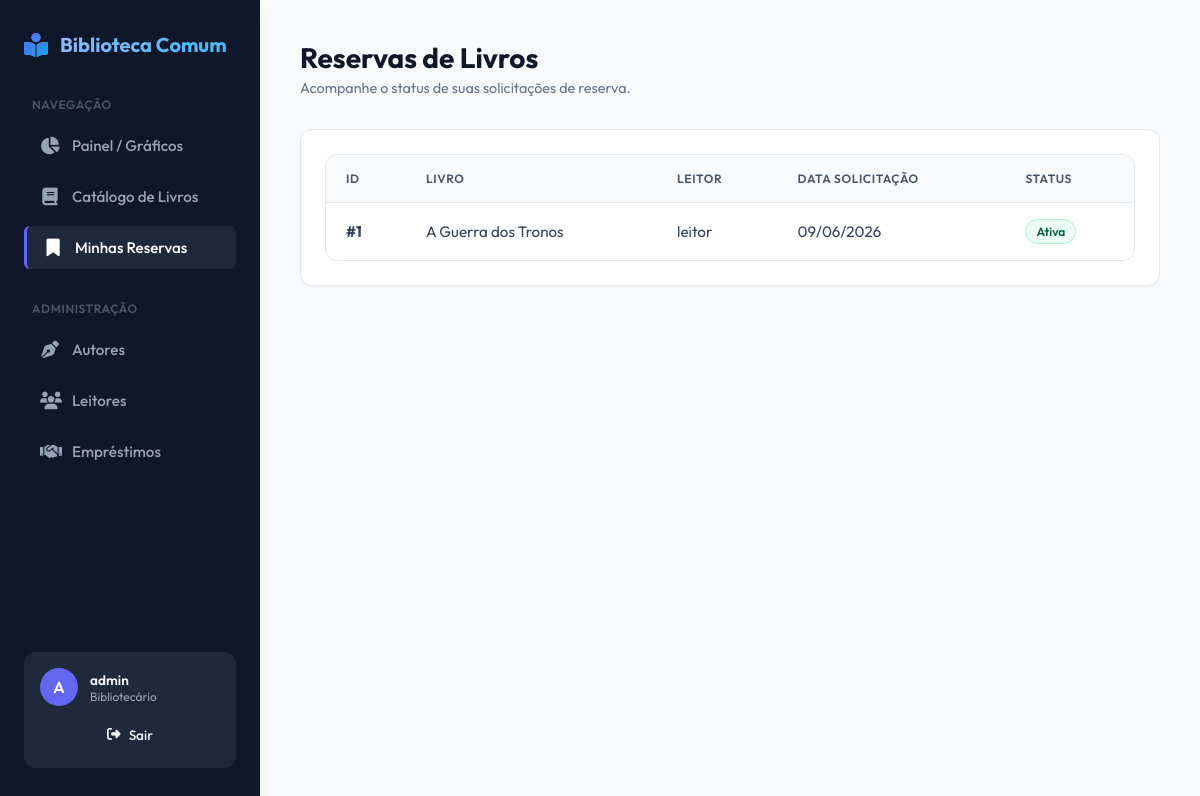
/reservas/ (signed in), run on the app's committed database.
### circulacao/models.py (models this page shows, shortened)
class Reserva(models.Model):
    livro = models.ForeignKey('catalogo.Livro', on_delete=models.CASCADE, related_name="reservas", verbose_name="Livro")
    usuario = models.ForeignKey(User, on_delete=models.CASCADE, related_name="reservas", verbose_name="Leitor")
    data_reserva = models.DateField(auto_now_add=True, verbose_name="Data de Reserva")
    ativa = models.BooleanField(default=True, verbose_name="Ativa")

### catalogo/models.py (models this page shows, shortened)
class Livro(models.Model):
    titulo = models.CharField(max_length=200, verbose_name="Título")
    autor = models.ForeignKey(Autor, on_delete=models.CASCADE, related_name="livros", verbose_name="Autor")
    genero = models.CharField(max_length=100, verbose_name="Gênero")
    quantidade_exemplares = models.PositiveIntegerField(default=1, verbose_name="Quantidade de Exemplares")
    indisponivel_manual = models.BooleanField(default=False, verbose_name="Indisponível Manualmente")
    disponivel = models.BooleanField(default=True, verbose_name="Disponível")

### circulacao/views.py (the view)
# urls.py: path("reservas/", ReservaListView.as_view(), name="reserva_list"),
class ReservaListView(LoginRequiredMixin, ListView):
    model = Reserva
    template_name = "circulacao/reserva_list.html"
    context_object_name = "reservas"
    def get_queryset(self):
        if self.request.user.is_staff:
            return Reserva.objects.all().order_by('-data_reserva')
        return Reserva.objects.filter(usuario=self.request.user).order_by('-data_reserva')

### circulacao/templates/circulacao/reserva_list.html (shortened to what this page needs)
{% extends 'circulacao/base.html' %}
{% block content %}
<div class="page-header">
    <div class="page-title">
        <h1>Reservas de Livros</h1>
        <p>Acompanhe o status de suas solicitações de reserva.</p>
    </div>
</div>
<div class="card">
    <div class="table-responsive">
        <table>
            <thead>
                <tr>
                    <th style="width: 80px;">ID</th>
                    <th>Livro</th>
                    {% if user.is_staff %}
                        <th>Leitor</th>
                    {% endif %}
                    <th>Data Solicitação</th>
                    <th>Status</th>
                </tr>
            </thead>
            <tbody>
                {% for reserva in reservas %}
                    <tr>
                        <td><strong>#{{ reserva.id }}</strong></td>
                        <td>{{ reserva.livro.titulo }}</td>
                        {% if user.is_staff %}
                            <td>{{ reserva.usuario.username }}</td>
                        {% endif %}
                        <td>{{ reserva.data_reserva|date:"d/m/Y" }}</td>
                        <td>
                            {% if reserva.ativa %}
                                <span class="badge badge-success">Ativa</span>
                            {% else %}
                                <span class="badge badge-info">Finalizada</span>
                            {% endif %}
                        </td>
                    </tr>
                {% endfor %}
            </tbody>
        </table>
    </div>
</div>
{% endblock %}

### circulacao/templates/circulacao/base.html (shortened to what this page needs)
<!DOCTYPE html>
<html lang="pt-br">
<head>
    <link rel="stylesheet" href="https://cdnjs.cloudflare.com/ajax/libs/font-awesome/6.4.0/css/all.min.css">
</head>
<body>
    <aside>
        <div class="brand">
            <i class="fa-solid fa-book-open-reader"></i>
            <span>Biblioteca Comum</span>
        </div>
        <div class="menu-title">Navegação</div>
        <ul class="nav-list">
            <li>
                <a href="{% url 'index' %}" class="nav-link {% if request.resolver_match.url_name == 'index' %}active{% endif %}">
                    <i class="fa-solid fa-chart-pie"></i> Painel / Gráficos
                </a>
            </li>
            <li>
                <a href="{% url 'livro_list' %}" class="nav-link ">
                    <i class="fa-solid fa-book"></i> Catálogo de Livros
                </a>
            </li>
            <li>
                <a href="{% url 'reserva_list' %}" class="nav-link {% if request.resolver_match.url_name == 'reserva_list' %}active{% endif %}">
                    <i class="fa-solid fa-bookmark"></i> Minhas Reservas
                </a>
            </li>
        </ul>
        {% if user.is_staff %}
            <div class="menu-title">Administração</div>
            <ul class="nav-list">
                <li>
                    <a href="{% url 'autor_list' %}" class="nav-link {% if 'autor' in request.path %}active{% endif %}">
                        <i class="fa-solid fa-pen-nib"></i> Autores
                    </a>
                </li>
                <li>
                    <a href="{% url 'usuario_list' %}" class="nav-link {% if 'usuario' in request.path %}active{% endif %}">
                        <i class="fa-solid fa-users"></i> Leitores
                    </a>
                </li>
                <li>
                    <a href="{% url 'emprestimo_list' %}" class="nav-link {% if 'emprestimo' in request.path %}active{% endif %}">
                        <i class="fa-solid fa-handshake"></i> Empréstimos
                    </a>
                </li>
            </ul>
        {% endif %}
        {% if user.is_authenticated %}
            <div class="user-section">
                <div class="user-info">
                    <div class="avatar">
                        {{ user.username|slice:":1"|upper }}
                    </div>
                    <div class="user-details">
                        <span class="user-name">{{ user.username }}</span>
                        <span class="user-role">
                            {% if user.is_staff %}Bibliotecário{% else %}Leitor{% endif %}
                        </span>
                    </div>
                </div>
                <form action="{% url 'logout' %}" method="post" style="display: block; width: 100%;">
                    <button type="submit" class="btn-logout" style="width: 100%; border: none; font-family: inherit;">
                        <i class="fa-solid fa-right-from-bracket"></i> Sair
                    </button>
                </form>
            </div>
        {% endif %}
    </aside>
    <main>
        {% block content %}{% endblock %}
    </main>
</body>
</html>

### circulacao/templates/circulacao/base.html (style rules this page uses)
:root { --bg-primary: #f8fafc; --bg-card: #ffffff; --text-main: #0f172a; --text-muted: #64748b; --primary: #6366f1; --primary-hover: #4f46e5; --secondary: #0ea5e9; --success: #10b981; --warning: #f59e0b; --danger: #ef4444; --sidebar-width: 260px; --shadow-sm: 0 1px 2px 0 rgb(0 0 0 / 0.05); --shadow-md: 0 4px 6px -1px rgb(0 0 0 / 0.1), 0 2px 4px -2px rgb(0 0 0 / 0.1); --shadow-lg: 0 10px 15px -3px rgb(0 0 0 / 0.1), 0 4px 6px -4px rgb(0 0 0 / 0.1); --radius-sm: 6px; --radius-md: 12px; --radius-lg: 16px; --font-main: 'Outfit', -apple-system, BlinkMacSystemFont, "Segoe UI", Roboto, sans-serif; }
* { box-sizing: border-box; margin: 0; padding: 0; }
body { font-family: var(--font-main); background-color: var(--bg-primary); color: var(--text-main); display: flex; min-height: 100vh; }
aside { width: var(--sidebar-width); background-color: #0f172a; color: #ffffff; padding: 2rem 1.5rem; display: flex; flex-direction: column; position: fixed; height: 100vh; left: 0; top: 0; z-index: 100; box-shadow: var(--shadow-lg); }
.brand { display: flex; align-items: center; gap: 0.75rem; font-size: 1.25rem; font-weight: 700; margin-bottom: 2.5rem; background: linear-gradient(135deg, #a5b4fc, #38bdf8); -webkit-background-clip: text; -webkit-text-fill-color: transparent; }
.brand i { font-size: 1.5rem; background: linear-gradient(135deg, #6366f1, #0ea5e9); -webkit-background-clip: text; -webkit-text-fill-color: transparent; }
.menu-title { font-size: 0.75rem; text-transform: uppercase; letter-spacing: 0.05em; color: #475569; margin-bottom: 0.75rem; padding-left: 0.5rem; font-weight: 600; }
.nav-list { list-style: none; display: flex; flex-direction: column; gap: 0.5rem; margin-bottom: 2rem; }
.nav-link { display: flex; align-items: center; gap: 0.75rem; padding: 0.75rem 1rem; color: #94a3b8; text-decoration: none; border-radius: var(--radius-sm); font-size: 0.95rem; font-weight: 500; transition: all 0.2s ease; }
.nav-link:hover, .nav-link.active { background-color: #1e293b; color: #ffffff; }
.nav-link.active { border-left: 3px solid var(--primary); }
.nav-link i { width: 20px; font-size: 1.1rem; text-align: center; }
.user-section { margin-top: auto; background-color: #1e293b; padding: 1rem; border-radius: var(--radius-md); display: flex; flex-direction: column; gap: 0.75rem; }
.user-info { display: flex; align-items: center; gap: 0.75rem; }
.avatar { width: 38px; height: 38px; border-radius: 50%; background-color: var(--primary); color: white; display: flex; align-items: center; justify-content: center; font-weight: 600; font-size: 1rem; }
.user-details { display: flex; flex-direction: column; }
.user-name { font-size: 0.85rem; font-weight: 600; color: #f1f5f9; }
.user-role { font-size: 0.75rem; color: #94a3b8; }
.btn-logout { display: flex; align-items: center; justify-content: center; gap: 0.5rem; background-color: transparent; border: 1px solid #334155; color: #f1f5f9; padding: 0.5rem; border-radius: var(--radius-sm); cursor: pointer; font-size: 0.85rem; font-weight: 500; text-decoration: none; text-align: center; transition: all 0.2s ease; }
main { margin-left: var(--sidebar-width); flex-grow: 1; padding: 2.5rem; max-width: 1200px; width: calc(100% - var(--sidebar-width)); }
.page-header { display: flex; justify-content: space-between; align-items: center; margin-bottom: 2rem; }
.page-title h1 { font-size: 1.75rem; font-weight: 700; color: var(--text-main); }
.page-title p { font-size: 0.9rem; color: var(--text-muted); margin-top: 0.25rem; }
.card { background-color: var(--bg-card); border-radius: var(--radius-md); padding: 1.5rem; box-shadow: var(--shadow-sm); border: 1px solid #e2e8f0; margin-bottom: 1.5rem; transition: transform 0.2s ease, box-shadow 0.2s ease; }
.table-responsive { overflow-x: auto; background: var(--bg-card); border-radius: var(--radius-md); border: 1px solid #e2e8f0; }
table { width: 100%; border-collapse: collapse; text-align: left; font-size: 0.95rem; }
th { background-color: #f8fafc; color: #475569; font-weight: 600; padding: 1rem 1.25rem; border-bottom: 1px solid #e2e8f0; text-transform: uppercase; font-size: 0.75rem; letter-spacing: 0.05em; }
td { padding: 1rem 1.25rem; border-bottom: 1px solid #f1f5f9; color: #334155; }
tr:last-child td { border-bottom: none; }
.badge { display: inline-flex; align-items: center; padding: 0.25rem 0.625rem; border-radius: 9999px; font-size: 0.75rem; font-weight: 600; }
.badge-success { background-color: #ecfdf5; color: #065f46; border: 1px solid #a7f3d0; }

### data on the page
Reserva: id "1", livro.titulo "A Guerra dos Tronos", usuario.username "leitor", data_reserva "09/06/2026", ativa "Ativa"

### other printed values
{{ user.username|slice:":1"|upper }} "A"
{{ user.username }} "admin"
